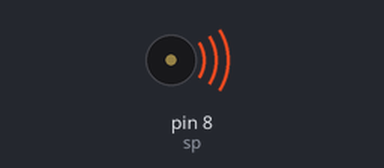
Simulated run of this sketch. Board: Arduino Uno, built with avr-gcc and run on an emulated ATmega328P. On the bench: buzzer (waves = sounding).

Above: at 0.1 s.
At 6.1 s:
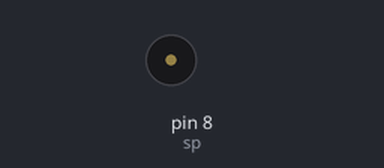
Timing chart, 0 to 7.6 s (numbered marks = the images above):
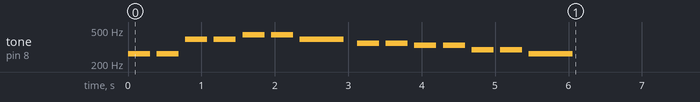

The sketch:

20200309____-___.ino
```cpp
#include "pitches.h"
int melody[]={
  NOTE_C4, NOTE_C4, NOTE_G4, NOTE_G4, NOTE_A4, NOTE_A4, NOTE_G4,
  NOTE_F4, NOTE_F4, NOTE_E4, NOTE_E4, NOTE_D4, NOTE_D4, NOTE_C4};
int Durations[]={2,2,2,2,2,2,4,2,2,2,2,2,2,4};
int sp=8;
void setup(){
  for(int thisNote=0; thisNote<14; thisNote++){
    int Duration=150*Durations[thisNote];
    tone(sp,melody[thisNote],Duration);
    delay(Duration*1.30);
    noTone(sp);
  }
}
void loop(){
}
```
